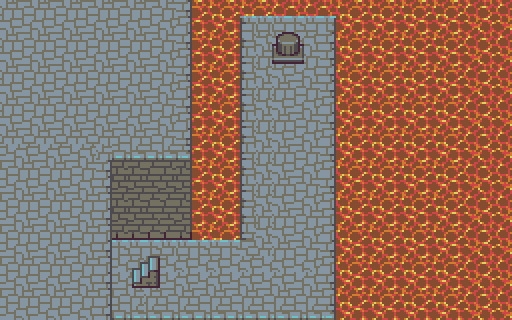

The image is a tile-based game level rendered from a .tmx file. Its description and source (layers, tilesets, objects; grid data summarised) follow:
An orthogonal 32x20 tile map with 16x16 px tiles, 5 tile layers (Tile Layer 1, Tile Layer 5, Tile Layer 2, Tile Layer 3, ...), 1 hidden layer not drawn, 5 tilesets and 7 objects.

<map version="1.0" tiledversion="1.0.3" orientation="orthogonal" renderorder="right-up" width="32" height="20" tilewidth="16" tileheight="16" nextobjectid="9">
 <tileset firstgid="1" source="3.tsx" />
 <tileset firstgid="1025" source="tile4.tsx" />
 <tileset firstgid="1793" source="liquid.tsx" />
 <tileset firstgid="2561" source="items.tsx" />
 <tileset firstgid="2945" source="4.tsx" />
 <layer name="Tile Layer 1" width="32" height="20">
  <data>[640 cells, 640 non-empty, 72 distinct tile ids]</data>
 </layer>
 <layer name="animation" width="32" height="20" visible="0">
  <data>[640 cells, 640 non-empty, 72 distinct tile ids]</data>
 </layer>
 <layer name="Tile Layer 5" width="32" height="20">
  <data>[640 cells, 140 non-empty, 4 distinct tile ids]</data>
 </layer>
 <layer name="Tile Layer 2" width="32" height="20">
  <data>[640 cells, 369 non-empty, 24 distinct tile ids]</data>
 </layer>
 <layer name="Tile Layer 3" width="32" height="20">
  <data>[640 cells, 8 non-empty, 8 distinct tile ids]</data>
 </layer>
 <layer name="top" width="32" height="20">
  <data>[640 cells, 0 non-empty, 0 distinct tile ids]</data>
 </layer>
 <objectgroup name="blockObj">
  <object id="1" x="56" y="320.667" width="355.333" height="22.6667" />
  <object id="2" x="335.833" y="-6" width="58.8333" height="338" />
  <object id="3" x="212.667" y="-8.66667" width="27.303" height="247.375" />
  <object id="4" x="76" y="186" width="150.667" height="52.6667" />
  <object id="5" x="211.333" y="-19.3333" width="164" height="35.2727" />
  <object id="6" x="64" y="166" width="46" height="182" />
 </objectgroup>
 <objectgroup name="finishBlock">
  <object id="8" x="272.25" y="64.25" width="31.75" height="31.25" />
 </objectgroup>
</map>
